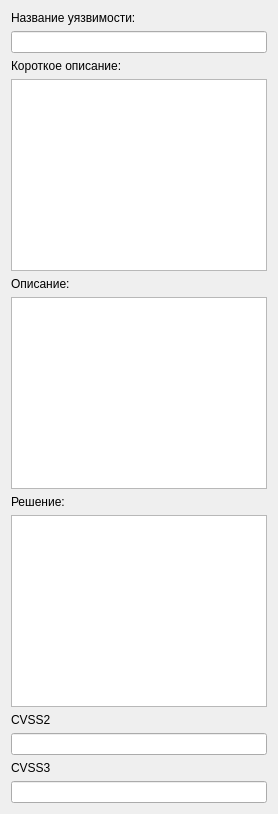
               <widget class="QWidget" name="widgetVulnerabilityCVSS" native="true">
                <property name="enabled">
                 <bool>true</bool>
                </property>
                <layout class="QVBoxLayout" name="verticalLayout_18">
                 <item>
                  <widget class="QLabel" name="labelVul1_5">
                   <property name="text">
                    <string>Название уязвимости:</string>
                   </property>
                  </widget>
                 </item>
                 <item>
                  <widget class="QLineEdit" name="lineNameVulEditAll">
                   <property name="enabled">
                    <bool>true</bool>
                   </property>
                   <property name="readOnly">
                    <bool>true</bool>
                   </property>
                  </widget>
                 </item>
                 <item>
                  <widget class="QLabel" name="labelVul2_5">
                   <property name="text">
                    <string>Короткое описание:</string>
                   </property>
                  </widget>
                 </item>
                 <item>
                  <widget class="QTextEdit" name="textShortDescriptionEditAll">
                   <property name="enabled">
                    <bool>true</bool>
                   </property>
                   <property name="sizePolicy">
                    <sizepolicy hsizetype="Preferred" vsizetype="Expanding">
                     <horstretch>0</horstretch>
                     <verstretch>0</verstretch>
                    </sizepolicy>
                   </property>
                   <property name="readOnly">
                    <bool>true</bool>
                   </property>
                  </widget>
                 </item>
                 <item>
                  <widget class="QLabel" name="labelVul3_2">
                   <property name="text">
                    <string>Описание:</string>
                   </property>
                  </widget>
                 </item>
                 <item>
                  <widget class="QTextEdit" name="textDescriptionEditAll">
                   <property name="enabled">
                    <bool>true</bool>
                   </property>
                   <property name="sizePolicy">
                    <sizepolicy hsizetype="Preferred" vsizetype="Expanding">
                     <horstretch>0</horstretch>
                     <verstretch>0</verstretch>
                    </sizepolicy>
                   </property>
                   <property name="readOnly">
                    <bool>true</bool>
                   </property>
                  </widget>
                 </item>
                 <item>
                  <widget class="QLabel" name="labelVul4_2">
                   <property name="text">
                    <string>Решение:</string>
                   </property>
                  </widget>
                 </item>
                 <item>
                  <widget class="QTextEdit" name="textSolutionEditAll">
                   <property name="enabled">
                    <bool>true</bool>
                   </property>
                   <property name="sizePolicy">
                    <sizepolicy hsizetype="Preferred" vsizetype="Expanding">
                     <horstretch>0</horstretch>
                     <verstretch>0</verstretch>
                    </sizepolicy>
                   </property>
                   <property name="readOnly">
                    <bool>true</bool>
                   </property>
                  </widget>
                 </item>
                 <item>
                  <widget class="QLabel" name="labelVul5_2">
                   <property name="text">
                    <string>CVSS2</string>
                   </property>
                  </widget>
                 </item>
                 <item>
                  <widget class="QLineEdit" name="lineCVSS2EditAll">
                   <property name="enabled">
                    <bool>true</bool>
                   </property>
                   <property name="readOnly">
                    <bool>true</bool>
                   </property>
                  </widget>
                 </item>
                 <item>
                  <widget class="QLabel" name="labelVul6_2">
                   <property name="text">
                    <string>CVSS3</string>
                   </property>
                  </widget>
                 </item>
                 <item>
                  <widget class="QLineEdit" name="lineCVSS3EditAll">
                   <property name="enabled">
                    <bool>true</bool>
                   </property>
                   <property name="readOnly">
                    <bool>true</bool>
                   </property>
                  </widget>
                 </item>
                </layout>
               </widget>
